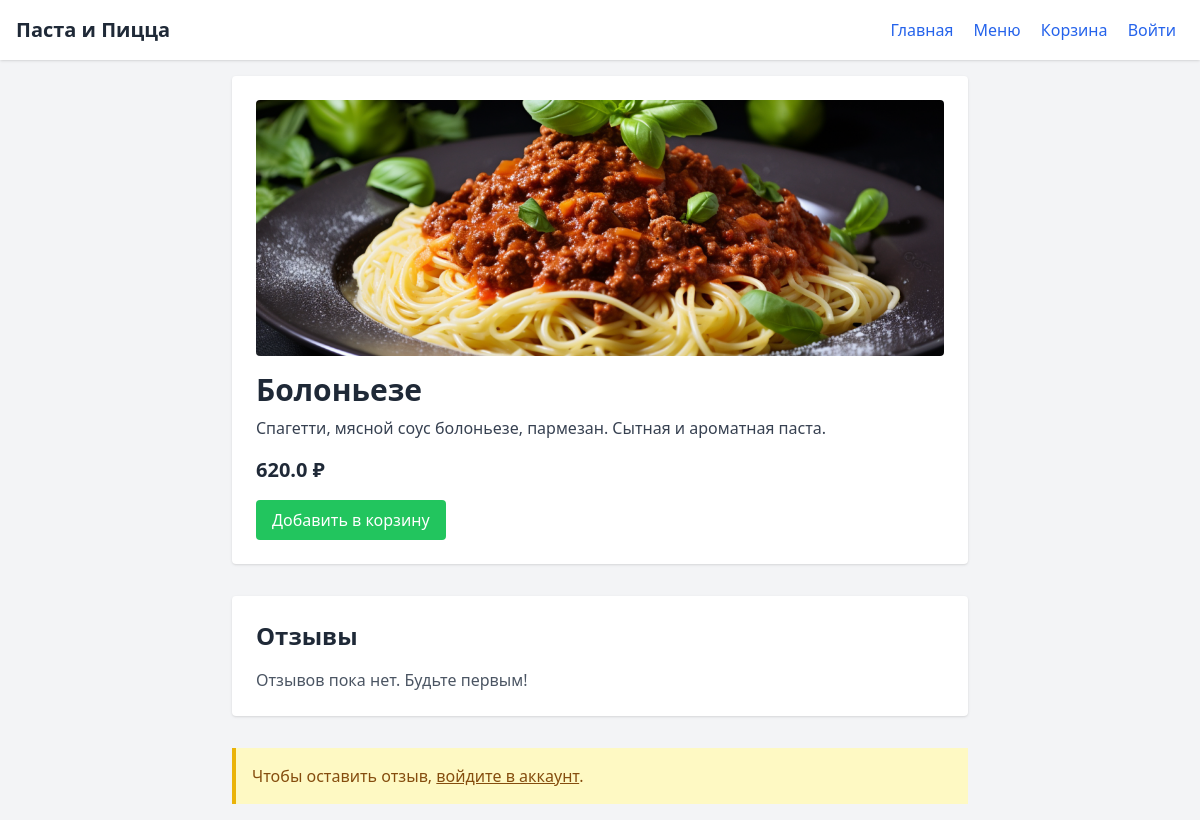
The page /dish/23 on the database its author committed.
### tables this page shows
CREATE TABLE dishes (
    id INTEGER PRIMARY KEY AUTOINCREMENT,
    title TEXT,
    description TEXT,
    price REAL,
    category_id INTEGER,
    image TEXT,
    is_veg INTEGER DEFAULT 0,
    is_spicy INTEGER DEFAULT 0,
    FOREIGN KEY(category_id) REFERENCES categories(id)
);

### app.py (the view)
@app.route("/dish/<int:dish_id>")
def dish_detail(dish_id):
    dish = get_dish_by_id(dish_id)
    reviews = get_reviews_for_dish(dish_id)
    return render_template("dish_detail.html", dish=dish, reviews=reviews)

### app.py (called while the page is built)
@app.before_request
def before_request():
    get_db()

@app.teardown_appcontext
def teardown_db(exception):
    close_db()

def get_dish_by_id(dish_id):
    row = query_db("SELECT * FROM dishes WHERE id=?", (dish_id,), one=True)
    return dict(row) if row else None

def get_reviews_for_dish(dish_id):
    reviews = query_db(
        "SELECT r.rating, r.text, u.name, r.created_at FROM reviews r JOIN users u ON r.user_id = u.id WHERE r.dish_id=? ORDER BY r.created_at DESC",
        (dish_id,))
    return [dict(row) for row in reviews]

### database.py (called while the page is built)
def get_db():
    if 'db' not in g:
        conn = sqlite3.connect(DB_PATH)
        conn.row_factory = sqlite3.Row
        g.db = conn
    return g.db

def query_db(query, args=(), one=False):
    cur = get_db().execute(query, args)
    rv = cur.fetchall()
    cur.close()
    return (rv[0] if rv else None) if one else rv

### templates/dish_detail.html (shortened to what this page needs)
<!DOCTYPE html>
<html lang="ru">
<head>
  <script src="https://cdn.tailwindcss.com"></script>
</head>
<body class="bg-gray-100 text-gray-800">
  <header class="bg-white shadow p-4 flex justify-between items-center">
    <h1 class="text-xl font-bold">Паста и Пицца</h1>
    <nav>
      <a href="/" class="mx-2 text-blue-600 hover:underline">Главная</a>
      <a href="/menu" class="mx-2 text-blue-600 hover:underline">Меню</a>
      <a href="/cart" class="mx-2 text-blue-600 hover:underline">Корзина</a>
      {% if session.user_id %}
        <span class="mx-2 text-gray-700">Привет, {{ session.user_name }}!</span>
        <a href="/logout" class="mx-2 text-red-600 hover:underline">Выйти</a>
      {% else %}
        <a href="/login" class="mx-2 text-blue-600 hover:underline">Войти</a>
      {% endif %}
    </nav>
  </header>
  <main class="p-4 max-w-3xl mx-auto">
    <div class="bg-white shadow rounded p-6 mb-8">
      {% if dish.image %}
        <img src="{{ url_for('uploads', filename=dish.image) }}" alt="{{ dish.title }}" class="w-full h-64 object-cover rounded mb-4">
      {% endif %}
      <h2 class="text-3xl font-bold mb-2">{{ dish.title }}</h2>
      <p class="text-gray-700 mb-4">{{ dish.description }}</p>
      <p class="text-xl font-semibold mb-4">{{ dish.price }} ₽</p>
      <form action="/cart" method="post" class="inline">
        <button type="submit" class="px-4 py-2 bg-green-500 text-white rounded hover:bg-green-600">Добавить в корзину</button>
      </form>
    </div>
    <div class="bg-white shadow rounded p-6 mb-8">
      <h3 class="text-2xl font-bold mb-4">Отзывы</h3>
      {% if reviews %}
        <div class="space-y-4">
          {% for review in reviews %}
            <div class="border-b pb-2">
              <p class="text-yellow-500 mb-1">Оценка: {{ review.rating }} ⭐️</p>
              <p class="text-gray-800 mb-1">{{ review.text }}</p>
              <p class="text-sm text-gray-500">— {{ review.name }}, {{ review.created_at }}</p>
            </div>
          {% endfor %}
        </div>
      {% else %}
        <p class="text-gray-600">Отзывов пока нет. Будьте первым!</p>
      {% endif %}
    </div>
    {% if session.user_id %}
      <div class="bg-white shadow rounded p-6">
        <h3 class="text-2xl font-bold mb-4">Оставить отзыв</h3>
        <form action="/review/{{ dish.id }}" method="post">
          <label for="rating" class="block mb-2">Оценка (1–5):</label>
          <select name="rating" id="rating" class="mb-4 w-full border rounded px-3 py-2">
            {% for i in range(1,6) %}
              <option value="{{ i }}">{{ i }}</option>
            {% endfor %}
          </select>
          <label for="text" class="block mb-2">Ваш отзыв:</label>
          <textarea name="text" id="text" rows="4" class="w-full border rounded px-3 py-2 mb-4"></textarea>
          <button type="submit" class="px-4 py-2 bg-blue-600 text-white rounded hover:bg-blue-700">Отправить</button>
        </form>
      </div>
    {% else %}
      <div class="bg-yellow-100 border-l-4 border-yellow-500 p-4">
        <p class="text-yellow-800">Чтобы оставить отзыв, <a href="/login" class="underline">войдите в аккаунт</a>.</p>
      </div>
    {% endif %}
  </main>
</body>
</html>

### rows shown on the page
dishes: image (picture), title "Болоньезе", description "Спагетти, мясной соус болоньезе, пармезан. Сытная и ароматная паста.", price "620.0"
